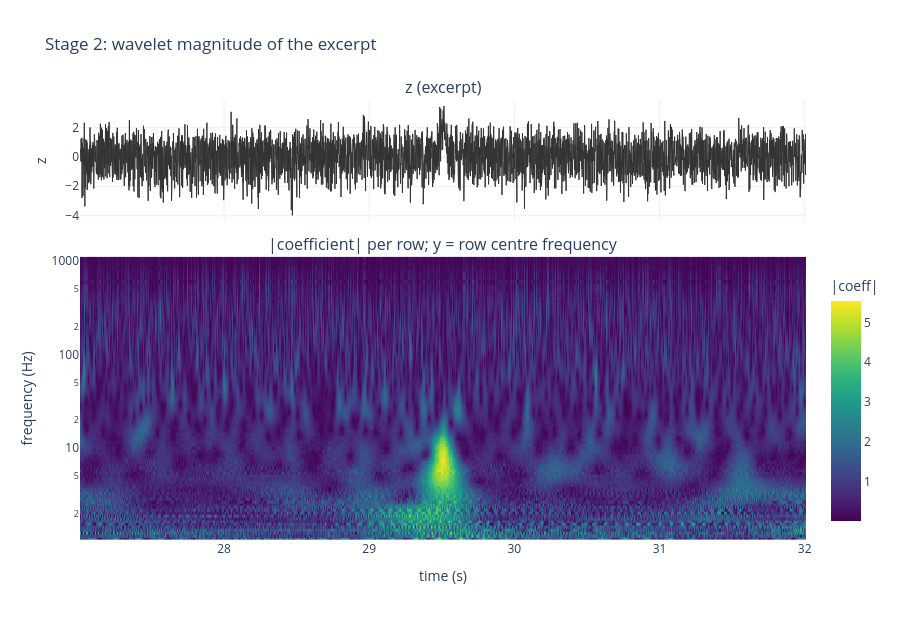

The code cell stored with this chart in its notebook:
### Markdown cell above
## 4. Stage 2: wavelet transform (`Denoiser._cwt`)

Plain description

- One wavelet row = the trace passed through one band-pass filter centred on one frequency. 100 rows cover 1075 Hz down to 1.08 Hz, log-spaced
- Filter width scales with frequency (measured for this wavelet): time width 0.35 / f seconds, frequency width 0.23 x f. Fast rows are sharp in time and wide in frequency; slow rows the reverse
- Each value is complex. Magnitude = how strong that frequency is at that time. Real part = the band-filtered signal itself
- Stage 3 groups rows using the magnitude. Stages 4-5 rebuild the trace using the real part

| Parameter | Value | Meaning |
|---|---|---|
| function | `pywt.cwt` | |
| wavelet | `cmor0.5-1.0` | complex Morlet; bandwidth 0.5, centre frequency 1.0 |
| scales | 100 values, log-spaced 1 ... 1000 | row frequency = fs / scale |
| sampling_period | 1 / fs | affects only the frequency labels, not the coefficients |
| output | `coeff` (100 x N, complex), `freqs` (100) | rows ordered high -> low frequency |
| saved upstream | `cwts.h5  <scan>/cwt_dfof` (100 x N x 8 domains, complex64), `cwt_freq`, `freq_scale` | |

### Code cell
model = Denoiser(fs=fs_hz)  # defaults = the settings the upstream files were made with (checked below)
t0 = time.time()
coeff, freqs = model._cwt(z)
cwt_seconds = time.time() - t0
scales = model.freq_scales

md_table(["row", "scale", "centre frequency (Hz)", "time width, 1 SD (ms)", "frequency width, 1 SD (Hz)"], [
    [r, f"{scales[r]:.1f}", f"{freqs[r]:.2f}", f"{1000 * 0.354 / freqs[r]:.2f}", f"{0.225 * freqs[r]:.2f}"]
    for r in [0, 25, 50, 75, 99]
])

checks = [
    ["coeff shape / dtype", f"{coeff.shape} / {coeff.dtype}"],
    ["compute time (s)", f"{cwt_seconds:.1f}"],
    ["frequency range (Hz)", f"{freqs.min():.2f} - {freqs.max():.1f}"],
]
if cwts_path.exists():
    with h5py.File(cwts_path, "r") as h5:
        stored_coeff = h5[f"{SCAN}/cwt_dfof"][:, :, DOMAIN_ROW]
        stored_freqs = h5[f"{SCAN}/cwt_freq"][:, DOMAIN_ROW]
        stored_scales = h5[f"{SCAN}/freq_scale"][:]
    checks += [
        ["stored cwts.h5 slice shape / dtype", f"{stored_coeff.shape} / {stored_coeff.dtype}"],
        ["stored scales equal to the defaults", bool(np.allclose(stored_scales, scales))],
        ["max abs difference, fresh vs stored coefficients", f"{np.abs(coeff - stored_coeff).max():.1e} (float32 rounding)"],
        ["max abs difference, frequency labels (Hz)", f"{np.abs(freqs - stored_freqs).max():.2f} (labels only; consistent with a sampling period rounded to 0.93 ms upstream)"],
    ]
    del stored_coeff
md_table(["Check", "Value"], checks)

power = np.abs(coeff[:, EX])
col_step = max(1, int(np.ceil(power.shape[1] / 700)))
fig = make_subplots(rows=2, cols=1, shared_xaxes=True, row_heights=[0.3, 0.7], vertical_spacing=0.08,
                    subplot_titles=("z (excerpt)", "|coefficient| per row; y = row centre frequency"))
fig.add_trace(go.Scatter(x=t_ex, y=z[EX], mode="lines", name="z", line={"width": 1, "color": "#333333"}), row=1, col=1)
fig.add_trace(go.Heatmap(x=t_ex[::col_step], y=freqs, z=power[:, ::col_step], colorscale="Viridis",
                         colorbar={"title": "|coeff|", "len": 0.6, "y": 0.32}), row=2, col=1)
fig.update_yaxes(type="log", title_text="frequency (Hz)", row=2, col=1)
fig.update_yaxes(title_text="z", row=1, col=1)
fig.update_xaxes(title_text="time (s)", row=2, col=1)
fig.update_layout(height=620, template="plotly_white", title="Stage 2: wavelet magnitude of the excerpt")
fig.show()

### Figure 1 — Plotly figure (JSON) as saved in the notebook; plotly's stock layout.template omitted (floating-point values rounded to 4 significant figures; data arrays with more than 128 entries replaced by an {"elided": "..."} marker saying what was removed)
{"data": [{"line": {"color": "#333333", "width": 1}, "mode": "lines", "name": "z", "type": "scatter", "x": {"elided": "5374 float values"}, "xaxis": "x", "y": {"elided": "5374 float values"}, "yaxis": "y"}, {"colorbar": {"len": 0.6, "title": {"text": "|coeff|"}, "y": 0.32}, "colorscale": [[0.0, "#440154"], [0.1111, "#482878"], [0.2222, "#3e4989"], [0.3333, "#31688e"], [0.4444, "#26828e"], [0.5556, "#1f9e89"], [0.6667, "#35b779"], [0.7778, "#6ece58"], [0.8889, "#b5de2b"], [1.0, "#fde725"]], "type": "heatmap", "x": {"elided": "672 float values"}, "xaxis": "x2", "y": [1075.0, 1003.0, 935.0, 872.0, 813.2, 758.4, 707.3, 659.6, 615.2, 573.7, 535.0, 499.0, 465.3, 434.0, 404.7, 377.5, 352.0, 328.3, 306.2, 285.5, 266.3, 248.3, 231.6, 216.0, 201.4, 187.9, 175.2, 163.4, 152.4, 142.1, 132.5, 123.6, 115.3, 107.5, 100.3, 93.5, 87.2, 81.32, 75.84, 70.73, 65.96, 61.52, 57.37, 53.5, 49.9, 46.53, 43.4, 40.47, 37.75, 35.2, 32.83, 30.62, 28.55, 26.63, 24.83, 23.16, 21.6, 20.14, 18.79, 17.52, 16.34, 15.24, 14.21, 13.25, 12.36, 11.53, 10.75, 10.03, 9.35, 8.72, 8.132, 7.584, 7.073, 6.596, 6.152, 5.737, 5.35, 4.99, 4.653, 4.34, 4.047, 3.775, 3.52, 3.283, 3.062, 2.855, 2.663, 2.483, 2.316, 2.16, 2.014, 1.879, 1.752, 1.634, 1.524, 1.421, 1.325, 1.236, 1.153, 1.075], "yaxis": "y2", "z": {"elided": "100x672 float values"}}], "layout": {"annotations": [{"font": {"size": 16}, "showarrow": false, "text": "z (excerpt)", "x": 0.5, "xanchor": "center", "xref": "paper", "y": 1.0, "yanchor": "bottom", "yref": "paper"}, {"font": {"size": 16}, "showarrow": false, "text": "|coefficient| per row; y = row centre frequency", "x": 0.5, "xanchor": "center", "xref": "paper", "y": 0.644, "yanchor": "bottom", "yref": "paper"}], "height": 620, "title": {"text": "Stage 2: wavelet magnitude of the excerpt"}, "xaxis": {"anchor": "y", "domain": [0.0, 1.0], "matches": "x2", "showticklabels": false}, "xaxis2": {"anchor": "y2", "domain": [0.0, 1.0], "title": {"text": "time (s)"}}, "yaxis": {"anchor": "x", "domain": [0.724, 1.0], "title": {"text": "z"}}, "yaxis2": {"anchor": "x2", "domain": [0.0, 0.644], "title": {"text": "frequency (Hz)"}, "type": "log"}}}
